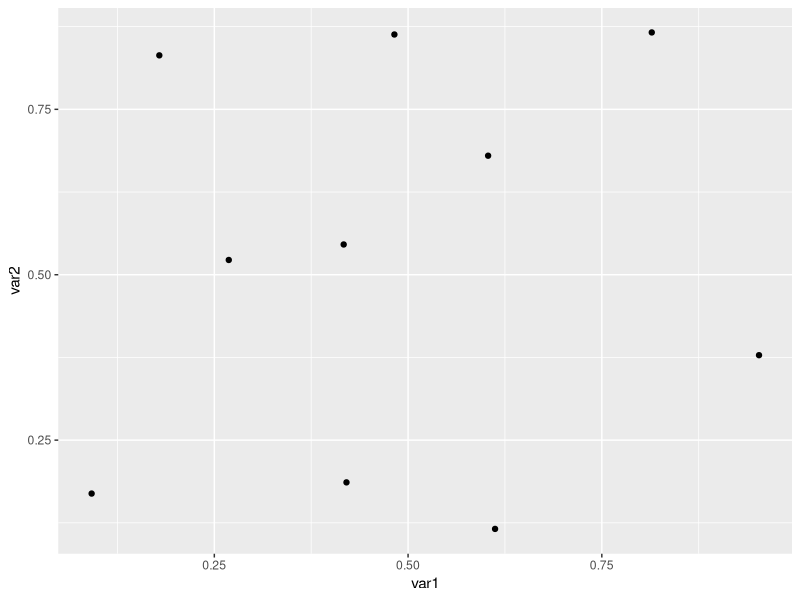

Here is the R script that generated this plot:
## ---- chunk 1
knitr::opts_chunk$set(echo = FALSE)
## ---- chunk 2
library(ggplot2)
var1 <- runif(10)
var2 <- runif(10)
qplot(x=var1, y=var2)
